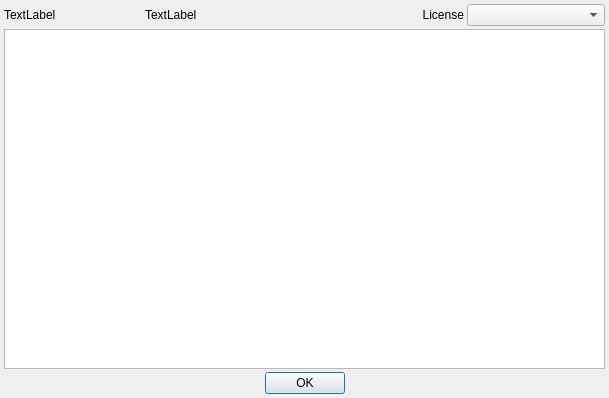
<?xml version="1.0" encoding="UTF-8"?>
<ui version="4.0">
 <class>ApplicationAboutBoxDialog</class>
 <widget class="QDialog" name="ApplicationAboutBoxDialog">
  <property name="windowModality">
   <enum>Qt::ApplicationModal</enum>
  </property>
  <property name="geometry">
   <rect>
    <x>0</x>
    <y>0</y>
    <width>609</width>
    <height>398</height>
   </rect>
  </property>
  <property name="windowTitle">
   <string>About</string>
  </property>
  <property name="modal">
   <bool>true</bool>
  </property>
  <layout class="QVBoxLayout" name="verticalLayout">
   <property name="spacing">
    <number>3</number>
   </property>
   <property name="leftMargin">
    <number>4</number>
   </property>
   <property name="topMargin">
    <number>4</number>
   </property>
   <property name="rightMargin">
    <number>4</number>
   </property>
   <property name="bottomMargin">
    <number>4</number>
   </property>
   <item>
    <layout class="QHBoxLayout" name="horizontalLayout_2">
     <item>
      <widget class="QLabel" name="appName">
       <property name="text">
        <string>TextLabel</string>
       </property>
      </widget>
     </item>
     <item>
      <widget class="QLabel" name="appVersion">
       <property name="text">
        <string>TextLabel</string>
       </property>
      </widget>
     </item>
     <item>
      <spacer name="horizontalSpacer_3">
       <property name="orientation">
        <enum>Qt::Horizontal</enum>
       </property>
       <property name="sizeType">
        <enum>QSizePolicy::Fixed</enum>
       </property>
       <property name="sizeHint" stdset="0">
        <size>
         <width>40</width>
         <height>20</height>
        </size>
       </property>
      </spacer>
     </item>
     <item>
      <widget class="QLabel" name="label">
       <property name="sizePolicy">
        <sizepolicy hsizetype="Minimum" vsizetype="Preferred">
         <horstretch>0</horstretch>
         <verstretch>0</verstretch>
        </sizepolicy>
       </property>
       <property name="text">
        <string>License</string>
       </property>
       <property name="alignment">
        <set>Qt::AlignRight|Qt::AlignTrailing|Qt::AlignVCenter</set>
       </property>
      </widget>
     </item>
     <item>
      <widget class="QComboBox" name="licenseCombo"/>
     </item>
    </layout>
   </item>
   <item>
    <widget class="QTextEdit" name="appHelpText">
     <property name="readOnly">
      <bool>true</bool>
     </property>
    </widget>
   </item>
   <item>
    <layout class="QHBoxLayout" name="horizontalLayout">
     <item>
      <spacer name="horizontalSpacer_2">
       <property name="orientation">
        <enum>Qt::Horizontal</enum>
       </property>
       <property name="sizeHint" stdset="0">
        <size>
         <width>40</width>
         <height>20</height>
        </size>
       </property>
      </spacer>
     </item>
     <item>
      <widget class="QPushButton" name="okButton">
       <property name="text">
        <string>OK</string>
       </property>
       <property name="default">
        <bool>true</bool>
       </property>
      </widget>
     </item>
     <item>
      <spacer name="horizontalSpacer">
       <property name="orientation">
        <enum>Qt::Horizontal</enum>
       </property>
       <property name="sizeHint" stdset="0">
        <size>
         <width>40</width>
         <height>20</height>
        </size>
       </property>
      </spacer>
     </item>
    </layout>
   </item>
  </layout>
 </widget>
 <resources/>
 <connections>
  <connection>
   <sender>okButton</sender>
   <signal>clicked()</signal>
   <receiver>ApplicationAboutBoxDialog</receiver>
   <slot>accept()</slot>
   <hints>
    <hint type="sourcelabel">
     <x>243</x>
     <y>222</y>
    </hint>
    <hint type="destinationlabel">
     <x>444</x>
     <y>221</y>
    </hint>
   </hints>
  </connection>
 </connections>
</ui>
